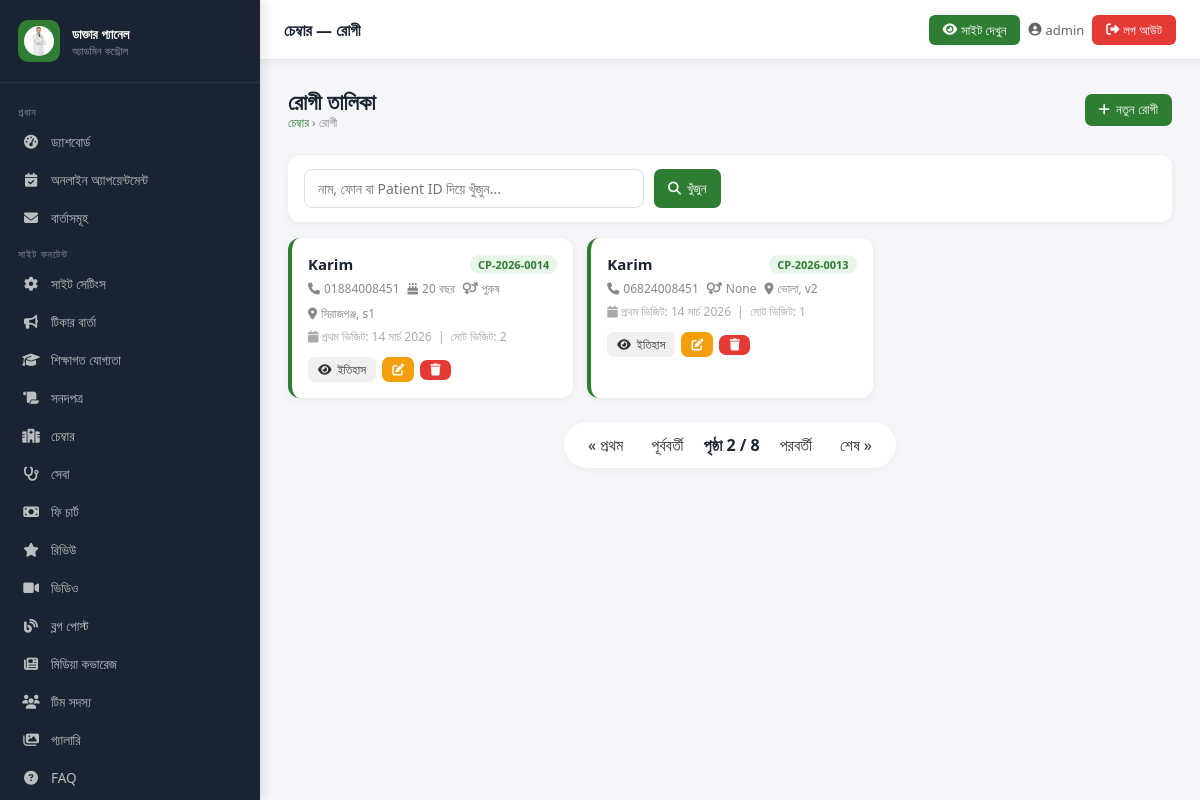
/admin-panel/chamber/patients/?page=2 (signed in), run on the app's committed database.
### core/models.py (models this page shows, shortened)
class SiteSettings(models.Model):
    doctor_name = models.CharField(max_length=200, default='ডাঃ সানজিদা ইসলাম চৌধুরী')
    doctor_name_en = models.CharField(max_length=200, default='Dr. Sanjida Islam Chowdhury')
    specialty = models.CharField(max_length=200, default='গাইনী ও প্রসূতি বিশেষজ্ঞ')
    degrees = models.CharField(max_length=300, default='MBBS · FCPS · MRCOG (UK)')
    short_bio = models.TextField(verbose_name="সংক্ষিপ্ত পরিচয়", default="")
    detailed_bio = models.TextField(verbose_name="বিস্তারিত পরিচয়", default="")
    phone = models.CharField(max_length=20, default='০১৮১১-২২৩৩৪৪')
    phone_raw = models.CharField(max_length=20, default='+8801811223344')
    whatsapp = models.CharField(max_length=20, default='+8801811223344')
    email = models.EmailField(default='dr.sanjida@example.com')
    facebook_url = models.URLField(blank=True, default='https://facebook.com/dr.sanjida.bd')
    youtube_url = models.URLField(blank=True)
    profile_photo = models.ImageField(upload_to='doctor/', blank=True, null=True)
    profile_photo_url = models.URLField(blank=True, default='https://cdn.sasthyaseba.com/doctors/7410/xoWEh5iyzT9wpngIPNnKbQQiN5AnbUCE8y2hJYpv/dr-sanjida-hossain.jpg')
    years_experience = models.IntegerField(default=22)
    successful_deliveries = models.IntegerField(default=8000)
    google_rating = models.DecimalField(max_digits=3, decimal_places=1, default=4.8)
    google_review_count = models.IntegerField(default=650)
    research_papers = models.IntegerField(default=18)
    booking_fee = models.IntegerField(default=300)
    bkash_number = models.CharField(max_length=20, default='০১৮১১-২২৩৩৪৪')
    nagad_number = models.CharField(max_length=20, default='০১৮১১-২২৩৩৪৪')
    rocket_number = models.CharField(max_length=25, default='০১৮১১২২৩৩৪৪৭')
    map_embed_url = models.TextField(default='', blank=True)
    maps_link = models.URLField(blank=True, default='https://maps.google.com/?q=মিরপুর+ঢাকা')
    meta_title = models.CharField(max_length=200, default='ডাঃ সানজিদা ইসলাম চৌধুরী | গাইনী ও প্রসূতি বিশেষজ্ঞ')
    meta_description = models.TextField(blank=True, default='')
    class Meta:
        verbose_name = 'সাইট সেটিংস'
        verbose_name_plural = 'সাইট সেটিংস'
    def get_profile_photo(self):
        if self.profile_photo:
            return self.profile_photo.url
        return self.profile_photo_url

class ChamberPatient(models.Model):
    patient_id      = models.CharField(max_length=20, unique=True, editable=False)
    name            = models.CharField(max_length=200, verbose_name='রোগীর নাম')
    phone           = models.CharField(max_length=20, unique=True, verbose_name='মোবাইল নম্বর')
    age             = models.PositiveIntegerField(verbose_name='বয়স', null=True, blank=True)
    gender          = models.CharField(max_length=10, choices=GENDER_CHOICES, null=True, blank=True, verbose_name='লিঙ্গ')
    district        = models.CharField(max_length=30, choices=DISTRICT_CHOICES, null=True, blank=True, verbose_name='জেলা')
    area            = models.ForeignKey(Area, on_delete=models.SET_NULL, null=True, blank=True, verbose_name='এলাকা')
    address         = models.TextField(verbose_name='ঠিকানা', blank=True)
    first_visit_date = models.DateField(default=timezone.now, verbose_name='প্রথম ভিজিটের তারিখ')
    notes           = models.TextField(blank=True, verbose_name='নোট')
    created_at      = models.DateTimeField(auto_now_add=True)
    class Meta:
        ordering = ['-created_at']
        verbose_name = 'চেম্বার রোগী'
        verbose_name_plural = 'চেম্বার রোগী'
    def get_total_visits(self):
        return self.visits.count()

class Area(models.Model):
    name = models.CharField(max_length=200, verbose_name='এলাকার নাম')
    district = models.CharField(max_length=30, choices=DISTRICT_CHOICES, verbose_name='জেলা')
    is_active = models.BooleanField(default=True, verbose_name='সক্রিয়')
    class Meta:
        unique_together = ('name', 'district')   # same area name can exist in different districts
        ordering = ['district', 'name']
        verbose_name = 'এলাকা'
        verbose_name_plural = 'এলাকা'

### core/admin_views.py (the view, shortened to what this page needs)
# urls.py: path('chamber/patients/', av.chamber_patients, name='chamber_patients'),
@login_required(login_url='/admin-panel/login/')
def chamber_patients(request):
    if not _admin_check(request):
        return redirect('admin_login')
    q = request.GET.get('q', '').strip()
    patients = ChamberPatient.objects.select_related('area').all()   # prefetch area
    if q:
        patients = patients.filter(
            Q(name__icontains=q) | Q(phone__icontains=q) | Q(patient_id__icontains=q)
        )
    page = request.GET.get('page', 1)
    paginator = Paginator(patients, 2)
    try:
        patients_page = paginator.page(page)
    except PageNotAnInteger:
        patients_page = paginator.page(1)
    except EmptyPage:
        patients_page = paginator.page(paginator.num_pages)
    areas = Area.objects.filter(is_active=True).select_related()  # optional
    areas_by_district = {}
    for area in areas:
        areas_by_district.setdefault(area.district, []).append({'id': area.id, 'name': area.name})
    context = {
        'patients': patients_page,
        'q': q,
        'district_choices': ChamberPatient._meta.get_field('district').choices,
        'gender_choices': ChamberPatient._meta.get_field('gender').choices,
        'areas_by_district_json': json.dumps(areas_by_district),   # for JavaScript
        'site': _get_site(),
    }
    return render(request, 'admin_panel/chamber/patients.html', context)

### templates/admin_panel/chamber/patients.html (shortened to what this page needs)
{% extends "admin_panel/base_admin.html" %}
{% block page_title %}চেম্বার — রোগী{% endblock %}
{% block content %}
<div class="page-header">
  <div>
    <h1>রোগী তালিকা</h1>
    <div class="breadcrumb"><a href="{% url 'chamber_dashboard' %}">চেম্বার</a> › রোগী</div>
  </div>
  <button class="btn btn-primary" onclick="openModal('addPatientModal')"><i class="fas fa-plus"></i> নতুন রোগী</button>
</div>
<div class="card" style="padding:14px 16px;margin-bottom:16px">
  <form method="get" style="display:flex;gap:10px;flex-wrap:wrap">
    <input type="text" name="q" value="{{ q }}" class="form-control" style="max-width:340px" placeholder="নাম, ফোন বা Patient ID দিয়ে খুঁজুন...">
    <button type="submit" class="btn btn-primary"><i class="fas fa-search"></i> খুঁজুন</button>
  </form>
</div>
{% if patients %}
<div class="patient-grid">
  {% for p in patients %}
  <div class="patient-card">
    <div style="display:flex;align-items:center;justify-content:space-between">
      <div class="p-name">{{ p.name }}</div>
      <span style="font-size:11px;background:#e8f5e9;color:#2e7d32;padding:2px 8px;border-radius:20px;font-weight:600">{{ p.patient_id }}</span>
    </div>
    <div class="p-meta">
      <span><i class="fas fa-phone"></i> {{ p.phone }}</span>
      {% if p.age %}<span><i class="fas fa-birthday-cake"></i> {{ p.age }} বছর</span>{% endif %}
      <span><i class="fas fa-venus-mars"></i> {{ p.get_gender_display }}</span>
      <span><i class="fas fa-map-marker-alt"></i> {{ p.get_district_display }}{% if p.area %}, {{ p.area.name }}{% endif %}</span>
    </div>
    <div style="font-size:12px;color:#aaa"><i class="fas fa-calendar"></i> প্রথম ভিজিট: {{ p.first_visit_date|date:"d M Y" }} &nbsp;|&nbsp; মোট ভিজিট: {{ p.get_total_visits }}</div>
    <div class="p-actions">
      <a href="{% url 'chamber_patient_detail' p.pk %}" class="btn btn-secondary btn-sm"><i class="fas fa-eye"></i> ইতিহাস</a>
      <button class="btn btn-warning btn-sm" onclick="openEditModal({{ p.pk }},'{{ p.name|escapejs }}','{{ p.phone }}','{{ p.age|default:'' }}','{{ p.gender }}','{{ p.district }}',{% if p.area %}{{ p.area.id }}{% else %}null{% endif %},'{{ p.area.name|default:''|escapejs }}','{{ p.address|escapejs }}','{{ p.notes|escapejs }}')">
        <i class="fas fa-edit"></i>
      </button>
      <form method="post" style="display:inline" onsubmit="return confirm('এই রোগী মুছে দেবেন?')">
        <button class="btn btn-danger btn-sm"><i class="fas fa-trash"></i></button>
      </form>
    </div>
  </div>
  {% endfor %}
</div>
{% if patients.has_other_pages %}
<div class="pagination">
  <span class="step-links">
    {% if patients.has_previous %}
      <a href="?{% if q %}q={{ q|urlencode }}&{% endif %}page=1">&laquo; প্রথম</a>
      <a href="?{% if q %}q={{ q|urlencode }}&{% endif %}page={{ patients.previous_page_number }}">পূর্ববর্তী</a>
    {% endif %}
    <span class="current">
      পৃষ্ঠা {{ patients.number }} / {{ patients.paginator.num_pages }}
    </span>
    {% if patients.has_next %}
      <a href="?{% if q %}q={{ q|urlencode }}&{% endif %}page={{ patients.next_page_number }}">পরবর্তী</a>
      <a href="?{% if q %}q={{ q|urlencode }}&{% endif %}page={{ patients.paginator.num_pages }}">শেষ &raquo;</a>
    {% endif %}
  </span>
</div>
{% endif %}
{% else %}
<div class="empty-state"><i class="fas fa-user-injured"></i><p>কোনো রোগী পাওয়া যায়নি</p></div>
{% endif %}
{% endblock %}

### templates/admin_panel/base_admin.html (shortened to what this page needs)
<!DOCTYPE html>
<html lang="bn">
<head>
  <link rel="stylesheet" href="https://cdnjs.cloudflare.com/ajax/libs/font-awesome/6.5.0/css/all.min.css">
  {% load static %}
</head>
<body>
<aside class="sidebar" id="sidebar">
  <div class="sidebar__brand">
    <div class="sidebar__brand-icon"><img src="{{ site.get_profile_photo }}" height="30" width="30" alt="{{ site.doctor_name }}" style="border-radius:50%; object-fit:cover;" /></div>
    <div class="sidebar__brand-text">
      <h3>ডাক্তার প্যানেল</h3>
      <p>অ্যাডমিন কন্ট্রোল</p>
    </div>
  </div>
  <nav class="sidebar__nav">
    <div class="nav-section-label">প্রধান</div>
    <a href="{% url 'admin_dashboard' %}" class="sidebar__link {% block nav_dashboard %}{% endblock %}"><i class="fas fa-tachometer-alt"></i> ড্যাশবোর্ড</a>
    <a href="{% url 'admin_appointments' %}" class="sidebar__link {% block nav_appointments %}{% endblock %}"><i class="fas fa-calendar-check"></i>অনলাইন অ্যাপয়েন্টমেন্ট</a>
    <a href="{% url 'admin_messages' %}" class="sidebar__link {% block nav_messages %}{% endblock %}"><i class="fas fa-envelope"></i> বার্তাসমূহ</a>
    <div class="nav-section-label">সাইট কনটেন্ট</div>
    <a href="{% url 'admin_site_settings' %}" class="sidebar__link {% block nav_settings %}{% endblock %}"><i class="fas fa-cog"></i> সাইট সেটিংস</a>
    <a href="{% url 'admin_tickers' %}" class="sidebar__link {% block nav_tickers %}{% endblock %}"><i class="fas fa-bullhorn"></i> টিকার বার্তা</a>
    <a href="{% url 'admin_qualifications' %}" class="sidebar__link {% block nav_qualifications %}{% endblock %}"><i class="fas fa-graduation-cap"></i> শিক্ষাগত যোগ্যতা</a>
    <a href="{% url 'admin_certificates' %}" class="sidebar__link {% block nav_certificates %}{% endblock %}"><i class="fas fa-scroll"></i> সনদপত্র</a>
    <a href="{% url 'admin_chambers' %}" class="sidebar__link {% block nav_chambers %}{% endblock %}"><i class="fas fa-hospital-alt"></i> চেম্বার</a>
    <a href="{% url 'admin_services' %}" class="sidebar__link {% block nav_services %}{% endblock %}"><i class="fas fa-stethoscope"></i> সেবা</a>
    <a href="{% url 'admin_fees' %}" class="sidebar__link {% block nav_fees %}{% endblock %}"><i class="fas fa-money-bill"></i> ফি চার্ট</a>
    <a href="{% url 'admin_reviews' %}" class="sidebar__link {% block nav_reviews %}{% endblock %}"><i class="fas fa-star"></i> রিভিউ</a>
    <a href="{% url 'admin_videos' %}" class="sidebar__link {% block nav_videos %}{% endblock %}"><i class="fas fa-video"></i> ভিডিও</a>
    <a href="{% url 'admin_blogs' %}" class="sidebar__link {% block nav_blogs %}{% endblock %}"><i class="fas fa-blog"></i> ব্লগ পোস্ট</a>
    <a href="{% url 'admin_media' %}" class="sidebar__link {% block nav_media %}{% endblock %}"><i class="fas fa-newspaper"></i> মিডিয়া কভারেজ</a>
    <a href="{% url 'admin_team' %}" class="sidebar__link {% block nav_team %}{% endblock %}"><i class="fas fa-users"></i> টিম সদস্য</a>
    <a href="{% url 'admin_gallery' %}" class="sidebar__link ">
    <i class="fas fa-images"></i> গ্যালারি
</a>
    <a href="{% url 'admin_faqs' %}" class="sidebar__link {% block nav_faqs %}{% endblock %}"><i class="fas fa-question-circle"></i> FAQ</a>
  </nav>
</aside>
<div class="topbar">
  <div style="display:flex; align-items:center; gap:8px;">
    <span class="topbar__title">{% block page_title %}ড্যাশবোর্ড{% endblock %}</span>
  </div>
  <div class="topbar__right">
    <a href="/" target="_blank" class="view-site-btn"><i class="fas fa-eye"></i> <span class="hide-xs">সাইট দেখুন</span></a>
    <span class="topbar__user"><i class="fas fa-user-circle"></i> <span class="hide-sm">{{ request.user.username }}</span></span>
    <a href="{% url 'admin_logout' %}" class="topbar__logout"><i class="fas fa-sign-out-alt"></i> <span class="hide-xs">লগ আউট</span></a>
  </div>
</div>
<main class="main-content">
  {% block content %}{% endblock %}
</main>
</body>
</html>

### data on the page
SiteSettings: get_profile_photo (picture)
ChamberPatient: name "Karim", patient_id "CP-2026-0014", phone "01884008451", age "20", gender "পুরুষ", district "সিরাজগঞ্জ", area.name "s1", first_visit_date "14 মার্চ 2026", get_total_visits "2"
ChamberPatient: name "Karim", patient_id "CP-2026-0013", phone "06824008451", gender "None", district "ভোলা", area.name "v2", first_visit_date "14 মার্চ 2026", get_total_visits "1"

### other printed values
{{ request.user.username }} "admin"
{{ patients.number }} "2"
{{ patients.paginator.num_pages }} "8"
